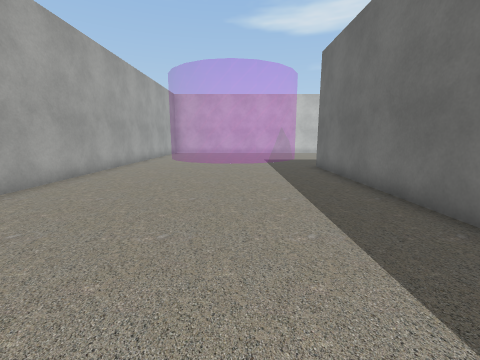
View 1 (above)

16 first-person views from a walk through a 3-D level made in the Unity game engine. The camera is 1.3 m above the floor, tilts 10° down and sees 90° across. The floor is counted in squares, 1 m on a side. Each view is taken from the middle of a square. On the plan, view 1 faces up. The plan holds only what a view shows up to about 12 squares ahead; the rest is blank. The place goes on beyond the plan. Some surface patterns are stand-ins.

View 2
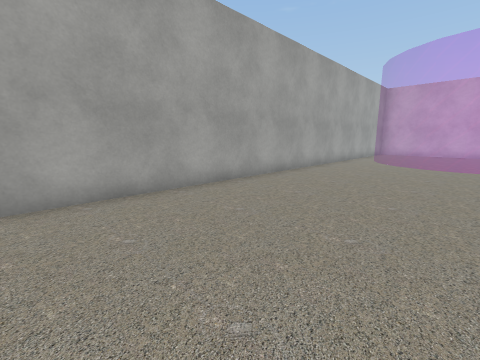

View 3
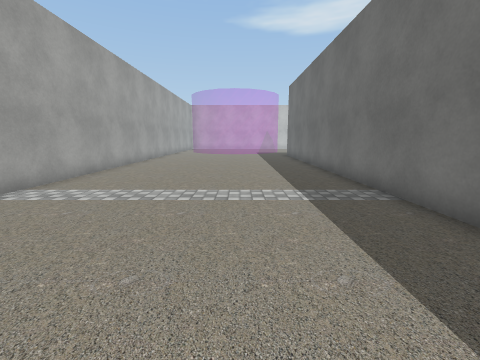

View 4
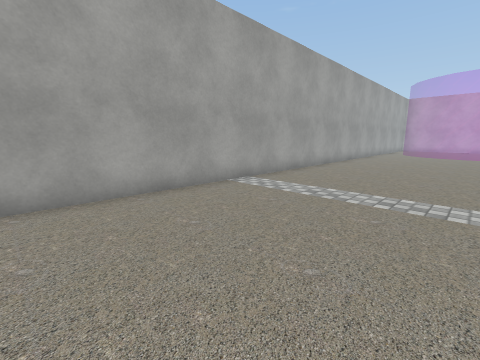

View 5
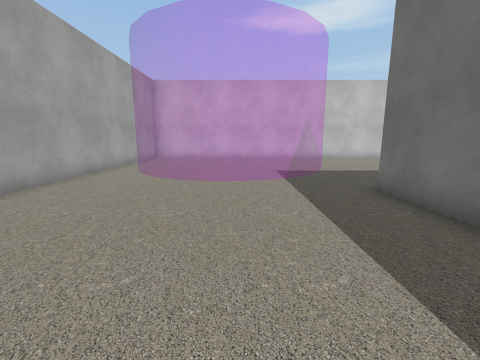

View 6
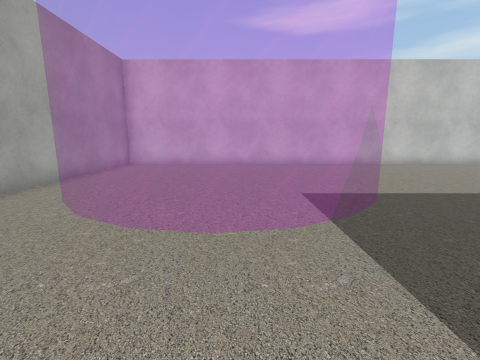

View 7
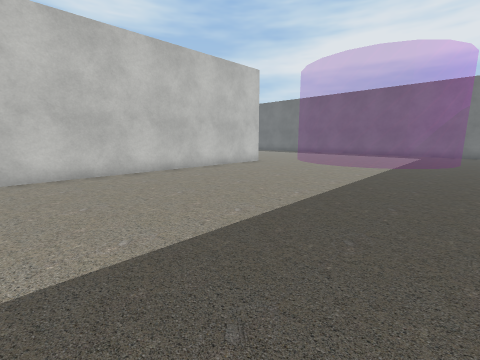

View 8
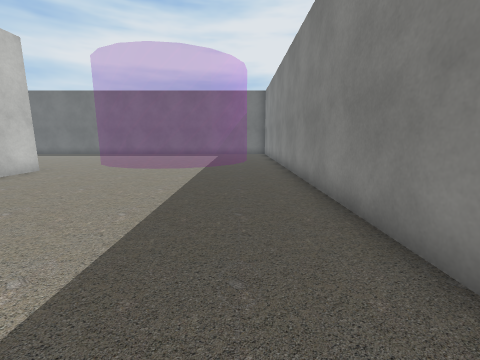

View 9
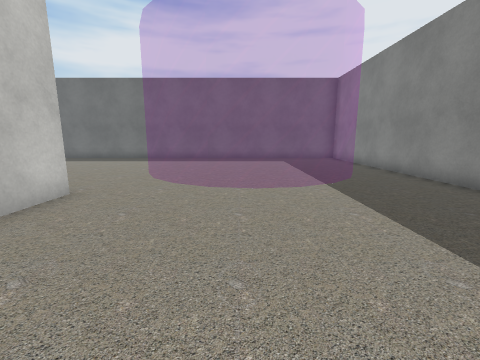

View 10
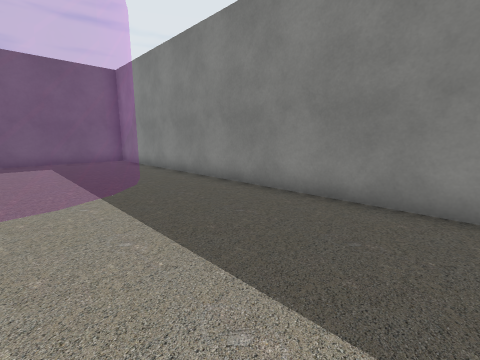

View 11
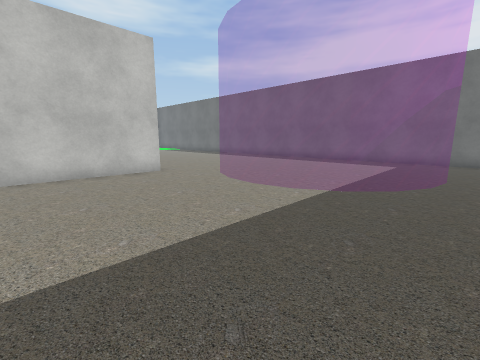

View 12
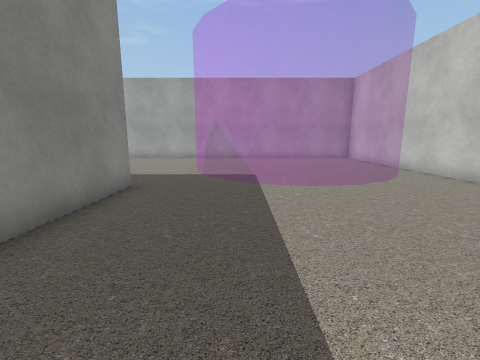

View 13
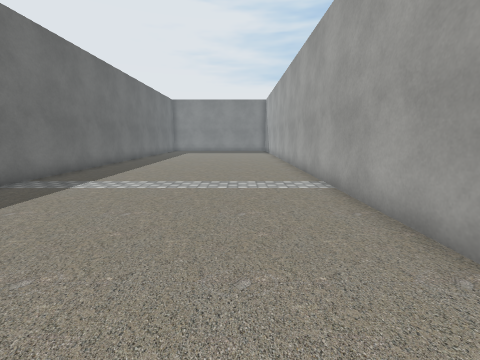

View 14
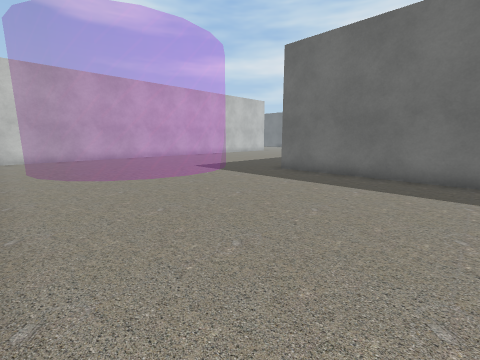

View 15
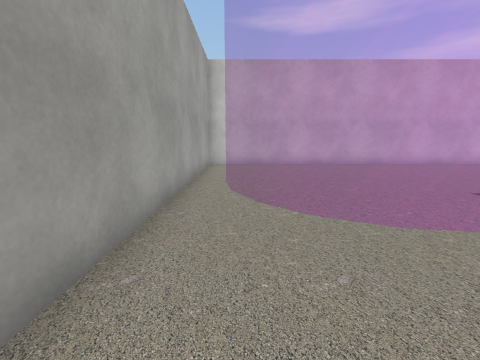

View 16
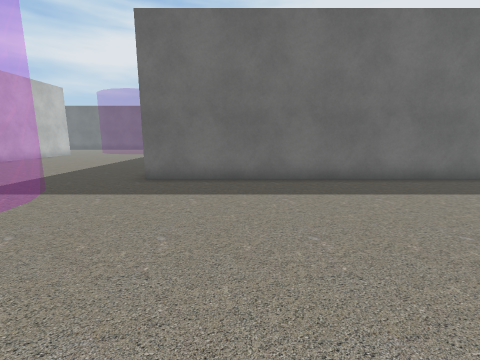

### Floor plan
Key: @ floor where view 1 was taken; # wall or solid block; . floor; = window, fence, low wall or low ledge.
Columns run from 6 left of view 1 to 24 right of it. Each row starts with its distance up from view 1.
 21 #####################....=..
 20 #...====...............=====
 19 #..======.............======
 18 #.========...........=======
 17 #.========...........========
 16 #.=========..........=========#
 15 #.========...........=========#
 14 #.========............=======.#
 13 #..======..............=====..#
 12 #...====......................
 11 #........####################
 10 #........##
  9 #........#
  8 #........#
  7 #........#
  6 #........#
  5 #........#
  4 #........#
  3 #........#
  2 #........#
  1 #........#
  0 #.....@..#
 -1 #........#
 -2 #........#
 -3 #........#
 -4 #........#
 -5 #........#
 -6 #........#
 -7 #........#

Positions as (right, up) in squares from view 1, and headings:
1: (0, 0), facing up
2: (0, 0), facing up-left
3: (0, -7), facing up
4: (0, -7), facing up-left
5: (0, 5), facing up
6: (0, 9), facing up
7: (4, 12), facing up-right
8: (5, 13), facing right
9: (9, 17), facing right
10: (10, 16), facing down-right
11: (10, 12), facing up-right
12: (10, 14), facing left
13: (-3, 5), facing down
14: (-5, 5), facing up-right
15: (-4, 9), facing up
16: (-4, 8), facing right
